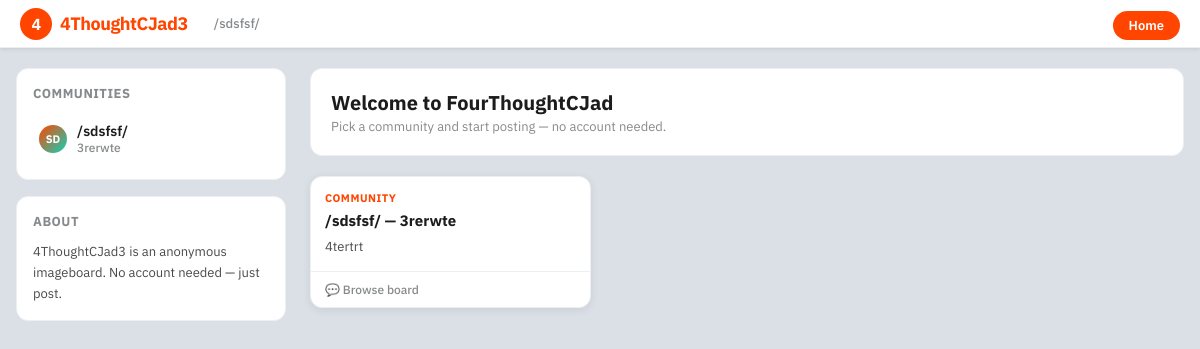
The page / on the database its author committed.
### board/models.py (models this page shows, shortened)
class Board(models.Model):
    slug = models.SlugField(max_length=10, unique=True)
    title = models.CharField(max_length=100)
    description = models.CharField(max_length=255, blank=True)
    class Meta:
        ordering = ['slug']

### board/views.py (the view)
# urls.py: path('', views.home, name='home'),
def home(request):
    boards = Board.objects.all()
    return render(request, 'board/home.html', {
        'boards': boards,
        'all_boards': get_all_boards(),
    })

### board/views.py (called while the page is built)
def get_all_boards():
    return Board.objects.all()

### board/templates/board/home.html
{% extends 'board/base.html' %}
{% block content %}
<div class="page-header">
    <div>
        <h1>Welcome to FourThoughtCJad</h1>
        <p>Pick a community and start posting — no account needed.</p>
    </div>
</div>
<div class="masonry-grid">
    {% for board in boards %}
    <a href="{% url 'board_detail' board.slug %}" class="thread-card">
        <div class="thread-card-body">
            <div class="thread-card-board">Community</div>
            <div class="thread-card-subject">/{{ board.slug }}/ — {{ board.title }}</div>
            {% if board.description %}
                <div class="thread-card-content">{{ board.description }}</div>
            {% endif %}
        </div>
        <div class="thread-card-footer">
            <span class="stat">💬 Browse board</span>
        </div>
    </a>
    {% empty %}
    <div class="empty-state">
        <p>No boards yet. Add one in the <a href="/admin/">admin panel</a>.</p>
    </div>
    {% endfor %}
</div>
{% endblock %}

### board/templates/board/base.html (shortened to what this page needs)
<!DOCTYPE html>
<html lang="en">
<head>
</head>
<body>
<nav id="navbar">
    <div id="logo">
        <a href="{% url 'home' %}">
            <div class="icon">4</div>
            4ThoughtCJad3
        </a>
    </div>
    <div id="board-nav">
        {% for b in all_boards %}
            <a href="{% url 'board_detail' b.slug %}">/{{ b.slug }}/</a>
        {% endfor %}
    </div>
    <div id="nav-right">
        <a href="{% url 'home' %}">Home</a>
    </div>
</nav>
<div id="page">
    <aside id="sidebar">
        <div class="sidebar-card">
            <h3>Communities</h3>
            {% for b in all_boards %}
            <a href="{% url 'board_detail' b.slug %}" class="sidebar-board-link">
                <div class="board-icon">{{ b.slug|upper|slice:":2" }}</div>
                <div>
                    <div style="font-size:14px; font-weight:600;">/{{ b.slug }}/</div>
                    <div style="font-size:12px; color:#878A8C;">{{ b.title }}</div>
                </div>
            </a>
            {% empty %}
            <p style="font-size:13px; color:#878A8C;">No boards yet.</p>
            {% endfor %}
        </div>
        <div class="sidebar-card">
            <h3>About</h3>
            <p style="font-size:13px; color:#4A4A4A; line-height:1.6;">
                4ThoughtCJad3 is an anonymous imageboard. No account needed — just post.
            </p>
        </div>
    </aside>
    <main id="main">
        {% block content %}{% endblock %}
    </main>
</div>
</body>
</html>

### board/templates/board/base.html (style rules this page uses)
*, *::before, *::after { box-sizing: border-box; margin: 0; padding: 0; }
:root { --orange: #FF4500; --orange-hover: #E03D00; --bg: #DAE0E6; --card-bg: #FFFFFF; --nav-bg: #FFFFFF; --border: #EDEFF1; --text: #1C1C1C; --muted: #878A8C; --blue: #0079D3; --teal: #0DD3BB; --radius: 12px; --shadow: 0 2px 8px rgba(0,0,0,0.08); }
body { font-family: 'IBM Plex Sans', sans-serif; background: var(--bg); color: var(--text); min-height: 100vh; }
#navbar { background: var(--nav-bg); border-bottom: 1px solid var(--border); position: sticky; top: 0; z-index: 100; height: 48px; display: flex; align-items: center; padding: 0 20px; gap: 16px; box-shadow: 0 1px 4px rgba(0,0,0,0.1); }
#logo a { display: flex; align-items: center; gap: 8px; text-decoration: none; font-weight: 700; font-size: 18px; color: var(--orange); letter-spacing: -0.5px; }
#logo .icon { width: 32px; height: 32px; background: var(--orange); border-radius: 50%; display: flex; align-items: center; justify-content: center; color: white; font-size: 16px; font-weight: 700; }
#board-nav { display: flex; align-items: center; gap: 4px; flex: 1; overflow-x: auto; scrollbar-width: none; }
#board-nav a { text-decoration: none; color: var(--muted); font-size: 13px; font-weight: 500; padding: 5px 10px; border-radius: 20px; white-space: nowrap; transition: all 0.15s; }
#nav-right a { background: var(--orange); color: white; text-decoration: none; font-size: 13px; font-weight: 600; padding: 6px 16px; border-radius: 20px; transition: background 0.15s; white-space: nowrap; }
#page { max-width: 1200px; margin: 0 auto; padding: 20px 16px; display: flex; gap: 24px; align-items: flex-start; }
#sidebar { width: 270px; flex-shrink: 0; position: sticky; top: 68px; }
.sidebar-card { background: var(--card-bg); border: 1px solid var(--border); border-radius: var(--radius); padding: 16px; margin-bottom: 16px; }
.sidebar-card h3 { font-size: 13px; font-weight: 700; text-transform: uppercase; letter-spacing: 0.5px; color: var(--muted); margin-bottom: 12px; }
.sidebar-board-link { display: flex; align-items: center; gap: 10px; text-decoration: none; color: var(--text); font-size: 14px; font-weight: 500; padding: 8px 6px; border-radius: 8px; transition: background 0.15s; }
.board-icon { width: 28px; height: 28px; background: linear-gradient(135deg, var(--orange), var(--teal)); border-radius: 50%; display: flex; align-items: center; justify-content: center; color: white; font-size: 11px; font-weight: 700; flex-shrink: 0; }
#main { flex: 1; min-width: 0; }
.page-header { background: var(--card-bg); border: 1px solid var(--border); border-radius: var(--radius); padding: 20px; margin-bottom: 20px; display: flex; align-items: center; justify-content: space-between; gap: 12px; }
.page-header h1 { font-size: 20px; font-weight: 700; color: var(--text); }
.page-header p { font-size: 13px; color: var(--muted); margin-top: 2px; }
.masonry-grid { columns: 3; column-gap: 16px; }
.thread-card { break-inside: avoid; display: inline-block; width: 100%; background: var(--card-bg); border: 1px solid var(--border); border-radius: var(--radius); margin-bottom: 16px; overflow: hidden; box-shadow: var(--shadow); transition: box-shadow 0.2s, transform 0.2s; text-decoration: none; color: inherit; }
.thread-card-body { padding: 14px; }
.thread-card-board { font-size: 11px; font-weight: 700; color: var(--orange); text-transform: uppercase; letter-spacing: 0.5px; margin-bottom: 6px; }
.thread-card-subject { font-size: 15px; font-weight: 700; color: var(--text); line-height: 1.35; margin-bottom: 6px; }
.thread-card-content { font-size: 13px; color: #4A4A4A; line-height: 1.5; display: -webkit-box; -webkit-line-clamp: 3; -webkit-box-orient: vertical; overflow: hidden; }
.thread-card-footer { display: flex; align-items: center; gap: 12px; padding: 10px 14px; border-top: 1px solid var(--border); font-size: 12px; color: var(--muted); }
.thread-card-footer .stat { display: flex; align-items: center; gap: 4px; font-weight: 500; }

### rows shown on the page
Board: slug "sdsfsf", slug "SD", title "3rerwte", description "4tertrt"
